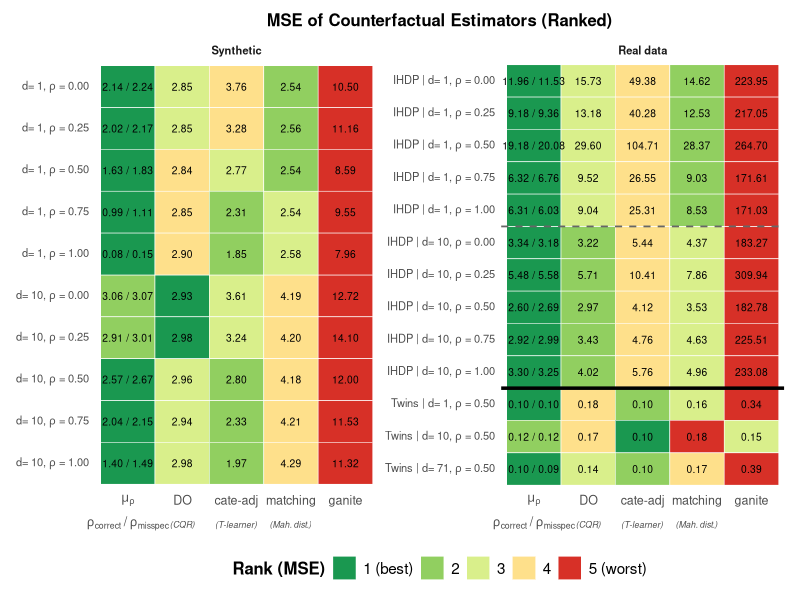

This chart was generated by the following R code:
# ==== MSE rank heatmap (legend right + flattened rows) ====

mse_final <- read.csv("MSE_results.csv", stringsAsFactors = FALSE)

library(dplyr)
library(tidyr)
library(stringr)
library(ggplot2)

# ---------- 1) Wide → long ----------
mse_long <- mse_final %>%
  pivot_longer(cols = -c(DGP, n, d, rho),
               names_to = "method", values_to = "value") %>%
  mutate(method = case_when(
    method %in% c("C_rho_rhoPerturbed", "C_rhoperturbed") ~ "mu_rho-misspecified",
    TRUE ~ method
  ))

# ---------- 2) Parse "mean ± SE" ----------
split <- str_split_fixed(as.character(mse_long$value), "\\s*(±|\\+/-|\\+-)\\s*", 2)
mse_long <- mse_long %>%
  mutate(
    mean_MSE = suppressWarnings(as.numeric(trimws(split[,1]))),
    se_MSE   = suppressWarnings(as.numeric(na_if(trimws(split[,2]), "NA"))),
    n   = as.numeric(n),
    d   = as.numeric(d),
    rho = as.numeric(rho)
  )

# ---------- 3) Merge C_rho & misspecified into one pseudo-method ----------
combo <- mse_long %>%
  filter(method %in% c("C_rho","mu_rho-misspecified")) %>%
  select(DGP, n, d, rho, method, mean_MSE) %>%
  pivot_wider(names_from = method, values_from = mean_MSE) %>%
  mutate(
    method    = "mu_rho (combined)",
    mean_MSE  = `mu_rho-misspecified`,                 # <<< rank by misspecified
    label_str = sprintf("%.2f / %.2f", `C_rho`, `mu_rho-misspecified`)
  ) %>%
  select(DGP, n, d, rho, method, mean_MSE, label_str)

others <- mse_long %>%
  filter(!method %in% c("C_rho","mu_rho-misspecified")) %>%
  mutate(label_str = sprintf("%.2f", mean_MSE)) %>%
  select(DGP, n, d, rho, method, mean_MSE, label_str)

mse <- bind_rows(combo, others)

# ---------- 4) Keep methods/rho of interest; drop Synthetic n=500 ----------
methods_order <- c("mu_rho (combined)","DO","CATE_adj","matching","ganite")  # μρ first
rho_grid <- c(0, 0.25, 0.5, 0.75, 1)

mse <- mse %>%
  filter(method %in% methods_order) %>%
  filter(is.na(rho) | rho %in% rho_grid) %>%
  filter(!(DGP == "Synthetic" & n == 500))

# ---------- 5) Scenario labels (remove n=..., keep d and ρ) ----------
fmt_rho <- function(x) {
  ifelse(is.na(x), "NA", formatC(as.numeric(x), format = "f", digits = 2))
}

mse <- mse %>%
  mutate(scenario = sprintf("%s | d=%s, ρ=%s", DGP, d, fmt_rho(rho)))

# ---------- 6) Rank (1 = best … 5 = worst) ----------
ranked <- mse %>%
  group_by(scenario) %>%
  mutate(
    rank_tmp = base::rank(mean_MSE, ties.method = "min"),
    rank_int = dplyr::dense_rank(rank_tmp),
    rank_int = pmin(rank_int, 5L)
  ) %>%
  ungroup() %>%
  mutate(rank_cat = factor(rank_int, levels = 1:5,
                           labels = c("1 (best)","2","3","4","5 (worst)")))

# ---------- 7) Order rows: Synthetic → IHDP → Twins (top→bottom) ----------
scenario_meta <- mse %>%
  distinct(scenario, DGP, d, rho) %>%
  mutate(DGP_key = case_when(
    DGP == "Synthetic" ~ 1L,
    DGP == "IHDP"      ~ 2L,
    DGP == "Twins"     ~ 3L,
    TRUE               ~ 99L
  )) %>%
  arrange(DGP_key, d, rho)

ranked$scenario <- factor(ranked$scenario,
                          levels = rev(scenario_meta$scenario))

# ---------- 8) Convert row labels to plotmath expressions with bold rho ----------
make_label_expr <- function(s) {
  parts <- strsplit(s, "\\|")[[1]]
  dgp <- trimws(parts[1])
  details <- trimws(parts[2])
  d_val <- sub(".*d=([0-9]+).*", "\\1", details)
  rho_val <- sub(".*ρ=(.*)", "\\1", details)
  sprintf('"%s"~"| d="~%s*","~bold(rho)~"="~"%s"', dgp, d_val, rho_val)
}
scenario_levels <- levels(ranked$scenario)
lab_expr <- sapply(scenario_levels, make_label_expr)

# ---------- 9) Separators ----------
scenario_meta_plot <- ranked %>%
  distinct(scenario, DGP, rho) %>%
  mutate(y_index = match(scenario, levels(ranked$scenario)))

# Thick lines between datasets
dgp_sep <- scenario_meta_plot %>%
  group_by(DGP) %>%
  summarise(last_idx = max(y_index), .groups = "drop") %>%
  transmute(yintercept = last_idx + 0.5)

# Thin lines between rho=1 and rho=0 (consider reversed order!)
rho_sep <- scenario_meta_plot %>%
  group_by(DGP) %>%
  arrange(desc(y_index), .by_group = TRUE) %>%
  mutate(next_rho = lead(rho)) %>%
  filter(rho == 1 & next_rho == 0) %>%
  transmute(yintercept = y_index - 0.5)

# ---------- 10) Force column order ----------
ranked$method <- factor(ranked$method, levels = methods_order)

# ---------- 11) Panel assignment: Synthetic (left) vs Real data (right), separators, and plot ----------
library(patchwork)   # for side-by-side & shared legend; install if needed

# Attach panel directly from DGP and set panel order (Synthetic left, Real data right)
ranked <- ranked %>%
  dplyr::mutate(
    panel = dplyr::if_else(DGP == "Synthetic", "Synthetic", "Real data"),
    panel = factor(panel, levels = c("Synthetic", "Real data"))
  )

# Build a meta table with per-panel y indices (respecting the existing factor order of 'scenario')
scenario_meta_plot <- ranked %>%
  dplyr::distinct(scenario, DGP, rho, panel) %>%
  dplyr::mutate(y_index = match(scenario, levels(ranked$scenario))) %>%
  dplyr::arrange(panel, y_index)

# Thick lines between datasets (per panel)
dgp_sep <- scenario_meta_plot %>%
  dplyr::group_by(panel, DGP) %>%
  dplyr::summarise(last_idx = max(y_index), .groups = "drop") %>%
  dplyr::transmute(panel, yintercept = last_idx + 0.5)

# Remove the first horizontal thick line (the top line) within each panel
dgp_sep <- dgp_sep %>%
  dplyr::group_by(panel) %>%
  dplyr::filter(yintercept != max(yintercept)) %>%
  dplyr::ungroup()

# Thin dashed lines between rho=1 and rho=0 (per panel; account for reversed y order)
rho_sep <- scenario_meta_plot %>%
  dplyr::group_by(panel, DGP) %>%
  dplyr::arrange(dplyr::desc(y_index), .by_group = TRUE) %>%
  dplyr::mutate(next_rho = dplyr::lead(rho)) %>%
  dplyr::filter(rho == 1 & next_rho == 0) %>%
  dplyr::transmute(panel, yintercept = y_index - 0.5) %>%
  dplyr::ungroup()

# ---------- Custom y-axis labels: remove "Synthetic" text for Synthetic panel ----------
scenario_levels <- levels(ranked$scenario)
panel_map_df <- ranked %>% dplyr::distinct(scenario, panel)
panel_lookup <- setNames(as.character(panel_map_df$panel), as.character(panel_map_df$scenario))

lab_expr <- vapply(scenario_levels, function(s) {
  parts <- strsplit(s, "\\|")[[1]]
  dgp <- trimws(parts[1])
  details <- trimws(parts[2])
  d_val <- sub(".*d=([0-9]+).*", "\\1", details)
  rho_val <- sub(".*ρ=(.*)", "\\1", details)
  if (identical(panel_lookup[[s]], "Synthetic")) {
    sprintf('"d="~%s*","~bold(rho)~"="~"%s"', d_val, rho_val)
  } else {
    sprintf('"%s"~"| d="~%s*","~bold(rho)~"="~"%s"', dgp, d_val, rho_val)
  }
}, character(1L))

# ---------- 12) Plot ----------
rank_pal <- c("1 (best)"="#1a9850","2"="#91cf60","3"="#d9ef8b","4"="#fee08b","5 (worst)"="#d73027")

p_split <- ggplot(ranked, aes(x = method, y = scenario, fill = rank_cat)) +
  geom_tile(color = "white", linewidth = 0.2) +
  geom_hline(data = dgp_sep, aes(yintercept = yintercept),
             inherit.aes = FALSE, color = "black", linewidth = 1.2) +
  geom_hline(data = rho_sep, aes(yintercept = yintercept),
             inherit.aes = FALSE, color = "grey40", linewidth = 0.6, linetype = "dashed") +
  geom_text(aes(label = label_str), size = 2.6) +
  scale_x_discrete(labels = function(x) {
    out <- dplyr::case_when(
      x == "mu_rho (combined)" ~ "atop(mu[rho], rho[correct]~'/'~rho[misspec])",
      x == "DO"                ~ "atop('DO', scriptstyle(italic('(CQR)')))",
      x == "CATE_adj"          ~ "atop('cate-adj', scriptstyle(italic('(T-learner)'))) ",
      x == "matching"          ~ "atop('matching', scriptstyle(italic('(Mah. dist.)')))",
      TRUE ~ paste0("'", x, "'")
    )
    parse(text = out)
  }) +
  scale_y_discrete(labels = setNames(parse(text = lab_expr), scenario_levels)) +
  scale_fill_manual(values = rank_pal, name = "Rank (MSE)", drop = FALSE, na.value = "gray80") +
  labs(title = "MSE of Counterfactual Estimators (Ranked)", x = NULL, y = NULL) +
  facet_wrap(~ panel, ncol = 2, scales = "free_y") +
  theme_minimal(base_size = 10) +
  theme(
    axis.text.y = element_text(size = 8),
    axis.text.x = element_text(size = 9),
    legend.text = element_text(size = 11),
    legend.title = element_text(size = 12, face = "bold"),
    plot.title = element_text(face = "bold", margin = ggplot2::margin(b = 6), hjust = 0.5),
    strip.text = element_text(face = "bold"),
    strip.background = element_blank(),
    panel.grid  = element_blank(),
    legend.position = "bottom",
    plot.margin = ggplot2::margin(4, 6, 4, 6)
  )

# Combine panels with shared legend
p_split + plot_layout(guides = "collect") & theme(legend.position = "bottom")

# Save plot
#ggsave("MSE_heat_v2.pdf", width = 8.5, height = 6, dpi = 500)
